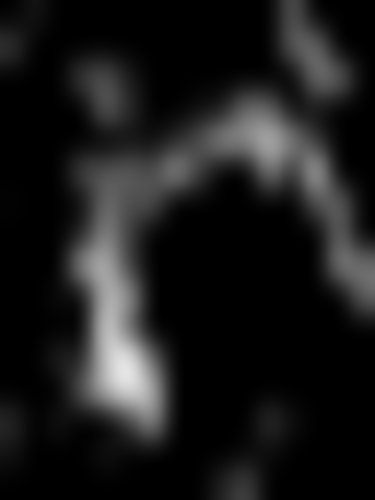
#> input picture masks/img_heatmap_resized1.jpg, 375 x 500 px, found by its file name
$ python heatmap_bbox.py
#> lines starting #> are read from the running program, lines starting #| are printed output that depends on the picture; after the words box and inside, x2 and y2 are one past the last pixel; in counts of white or black regions, pixels touching at a corner belong together
import cv2
import numpy as np
import matplotlib.pyplot as plt

# Load heat map as grayscale image
heat_map = cv2.imread('data/masks/img_heatmap_resized1.jpg', cv2.IMREAD_GRAYSCALE)
#> heat_map is the input picture: shape (500, 375); min 0, max 229, mean 27.3

# Check if the image was loaded properly
if heat_map is None:
    print("Error: Image not found.")
else:
    print(heat_map.shape)
#| (500, 375)

    # Calculate histogram with 30 bins
    # Ranges from 0 to 256 because we are dealing with grayscale images
    hist, bins = np.histogram(heat_map.flatten(), 30, [0, 256])
#> hist = 30 values, max 103497 at index 0, min 0 at index 27, mean 6250; bins = 31 values from 0 to 256

    # Plot histogram as a bar plot
    plt.figure(figsize=(10, 6))
    plt.bar(bins[:-1], hist, width=(256/30), color='black')  # bins[:-1] because np.histogram returns one extra bin
    plt.title('Histogram of Heat Map')
    plt.xlabel('Pixel Intensity')
    plt.ylabel('Frequency')
    plt.xlim([0, 256])
    plt.grid()
    plt.show()
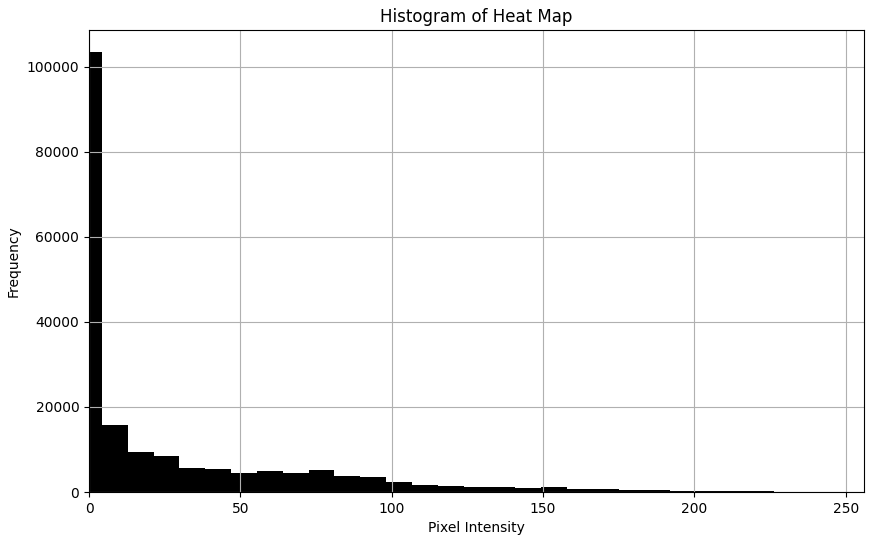
#> figure drawn by matplotlib, 1 panel; tallest bar 103497 high, from x = -4.27 to 4.27

# Apply a threshold
_, binary_map = cv2.threshold(heat_map, thresh=127, maxval=255, type=cv2.THRESH_BINARY)
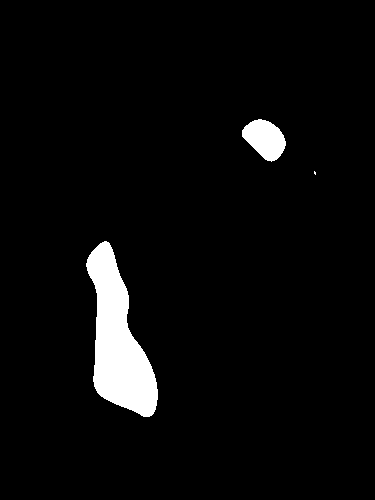
#> binary_map: shape (500, 375); 4.3% white; 3 white regions (1 under 20 px)

# Find contours
contours, _ = cv2.findContours(binary_map, cv2.RETR_EXTERNAL, cv2.CHAIN_APPROX_SIMPLE)
#> contours = 3 contours, 1 with area under 20; largest, box (x1, y1, x2, y2) and area: (86, 241, 158, 417) 6539, (242, 119, 286, 162) 1179
print("Number of contours found: ", len(contours))
#| Number of contours found:  3


# Convert grayscale heatmap to BGR for coloring
color_heat_map = cv2.cvtColor(heat_map, cv2.COLOR_GRAY2BGR)

# Draw red bounding boxes
for cnt in contours:
    x, y, w, h = cv2.boundingRect(cnt)
    cv2.rectangle(color_heat_map, (x, y), (x + w, y + h), (0, 0, 255), 2)  # Red color
#> this loop made 3 passes
#> (x, y, w, h) on passes 1, 3: (86, 241, 72, 176), (242, 119, 44, 43)
#> (cnt, x, y, w, h) on pass 2: ([[314, 171], [314, 173], [315, 174], [315, 172]], 314, 171, 2, 4)
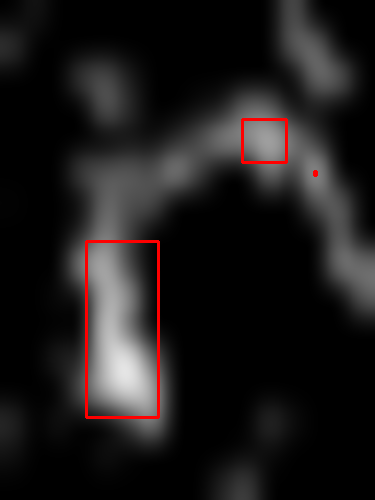
#> color_heat_map: shape (500, 375, 3); 1.08% of pixels changed, all inside (x1, y1, x2, y2) = (85, 118, 318, 419)

# Apply heatmap color mapping
heatmap_color = cv2.applyColorMap(heat_map, cv2.COLORMAP_JET)
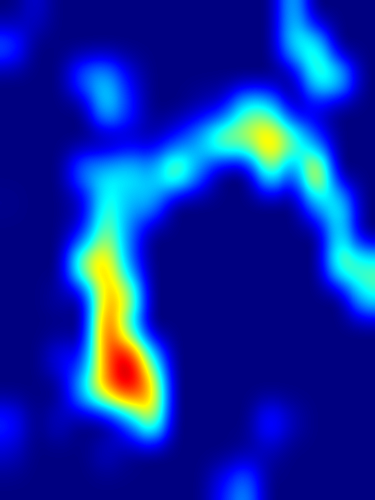
#> heatmap_color: shape (500, 375, 3); mean B, G, R 166.7, 42.5, 11.7

# Draw bounding boxes on the colored heatmap
for cnt in contours:
    x, y, w, h = cv2.boundingRect(cnt)
    cv2.rectangle(heatmap_color, (x, y), (x + w, y + h), (0, 0, 255), 2)  # Red color
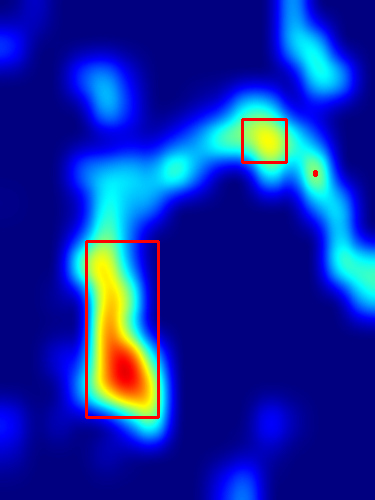
#> heatmap_color: shape (500, 375, 3); 1.08% of pixels changed, all inside (x1, y1, x2, y2) = (85, 118, 318, 419)


# Show or save the results
#cv2.imshow('Bounding Boxes on Grayscale Heat Map', color_heat_map)
cv2.imshow('Bounding Boxes on Heatmap Color', heatmap_color)
cv2.waitKey(0)
cv2.destroyAllWindows()

$ run again, with masks/img_heatmap_resized10.jpg copied over masks/img_heatmap_resized1.jpg
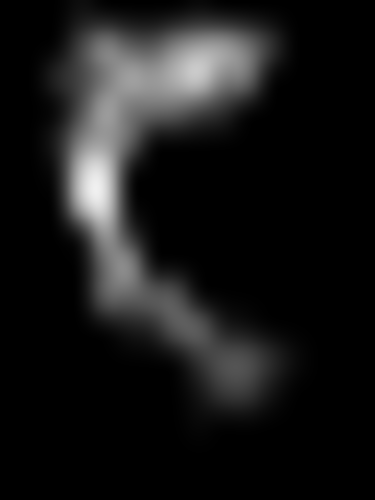
#> input picture masks/img_heatmap_resized10.jpg, 375 x 500 px, found by its file name
#> heat_map is the input picture: shape (500, 375); min 0, max 240, mean 24.6
#| (500, 375)
#> hist = 30 values, max 127442 at index 0, min 0 at index 29, mean 6250; bins = 31 values from 0 to 256
#> `_, binary_map = cv2.threshold(heat_map, thresh=127, maxval=255, type=c..`:
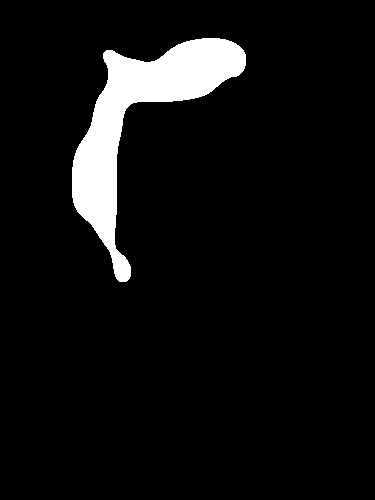
#> binary_map: shape (500, 375); 6.6% white; 1 white region
#> contours = 1 contour; box (x1, y1, x2, y2) and area: (72, 38, 246, 282) 11968
#| Number of contours found:  1
#> the loop `for cnt in contours:` made 1 pass
#> (x, y, w, h) on pass 1: (72, 38, 174, 244)
#> after the loop `for cnt in contours:`:
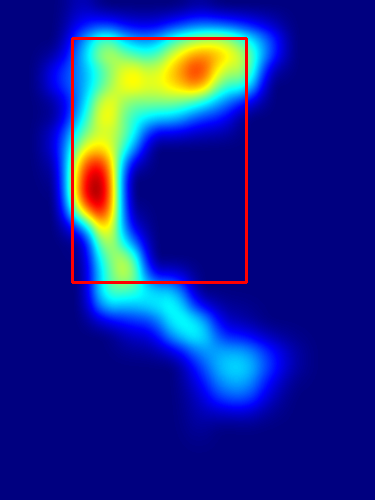
#> heatmap_color: shape (500, 375, 3); mean B, G, R 146.3, 37.4, 19.5

$ run again, with masks/img_heatmap_resized12.jpg copied over masks/img_heatmap_resized1.jpg
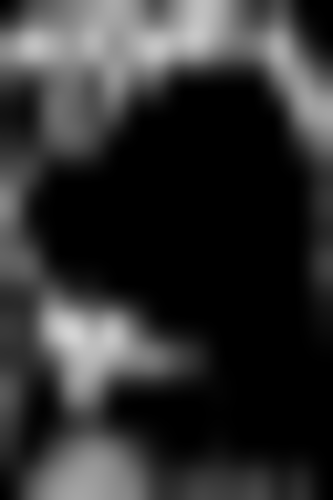
#> input picture masks/img_heatmap_resized12.jpg, 333 x 500 px, found by its file name
#> heat_map is the input picture: shape (500, 333); min 0, max 212, mean 48.7
#| (500, 333)
#> hist = 30 values, max 69142 at index 0, min 0 at index 25, mean 5550; bins = 31 values from 0 to 256
#> `_, binary_map = cv2.threshold(heat_map, thresh=127, maxval=255, type=c..`:
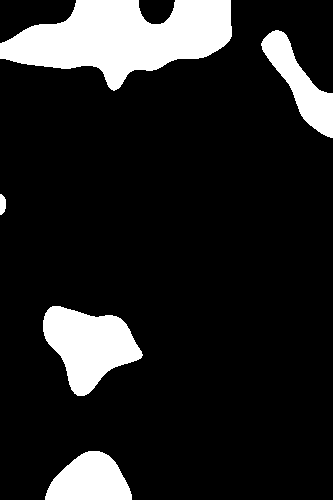
#> binary_map: shape (500, 333); 14.3% white; 5 white regions
#> contours = 5 contours; box (x1, y1, x2, y2) and area: (0, 0, 232, 91) 12123, (43, 306, 143, 396) 5190, (45, 451, 132, 500) 2922, (261, 30, 333, 138) 2768, (0, 194, 6, 215) 81
#| Number of contours found:  5
#> the loop `for cnt in contours:` made 5 passes
#> (x, y, w, h) on passes 1 to 5: (45, 451, 87, 49), (43, 306, 100, 90), (0, 194, 6, 21), (261, 30, 72, 108), (0, 0, 232, 91)
#> after the loop `for cnt in contours:`:
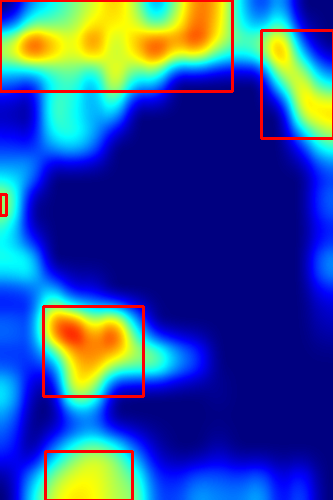
#> heatmap_color: shape (500, 333, 3); mean B, G, R 156.7, 76.2, 41.7
